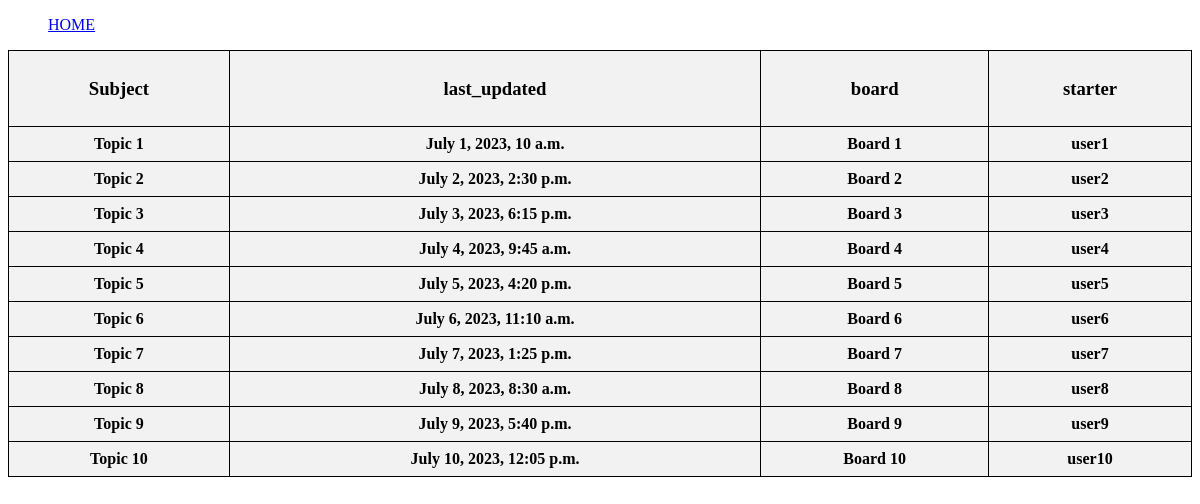
Page /web_app/board/ on the earlier database version.
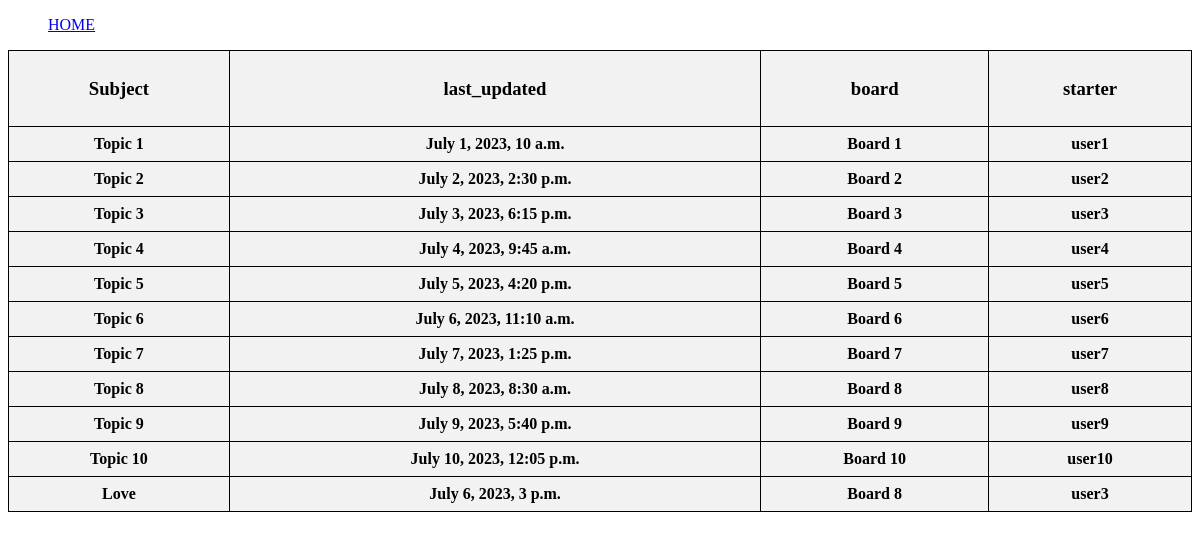
Same page on the later database version.
### web_app/models.py (models this page shows, shortened)
class Topic(models.Model):
    subject = models.CharField(max_length=255)
    last_updated = models.DateTimeField(auto_now_add=True)
    board = models.ForeignKey(Board, related_name='topics', on_delete=models.CASCADE)
    starter = models.ForeignKey(User, related_name='topics', on_delete=models.CASCADE)

class Board(models.Model):
    name = models.CharField(max_length=30, unique=True)
    description = models.CharField(max_length=100)
    def __str__(self):
        return self.name

### web_app/views.py (the view)
# urls.py: path('board/', views.topic_data),
def topic_data(request):
    topics = Topic.objects.all()
    return render(request, 'board_topic.html', {'topics':topics})

### web_app/templates/board_topic.html (shortened to what this page needs)
<!DOCTYPE html>
<html>
<head>
</head>
<ul class="navigation">
    <li><a href="/web_app/">HOME</a></li>
  </ul>
<body>
    <table>
        <thead>
            <tr>
                <th><h3><b>Subject</b></h3></th>
                <th><h3><b>last_updated</b></h3></th>
                <th><h3><b>board</b></h3></th>
                <th><h3><b>starter</b></h3></th>
            </tr>
            {% for item in topics %}
            <tr>
                <th>{{ item.subject }}</th>
                <th>{{ item.last_updated }}</th>
                <th>{{ item.board }}</th>
                <th>{{ item.starter }}</th>
            </tr>
            {% endfor %}
    </table>
</body>
</html>

Differences in the rows shown:
added Topic: subject "Love", last_updated "July 6, 2023, 3 p.m.", board "Board 8", starter "user3"
